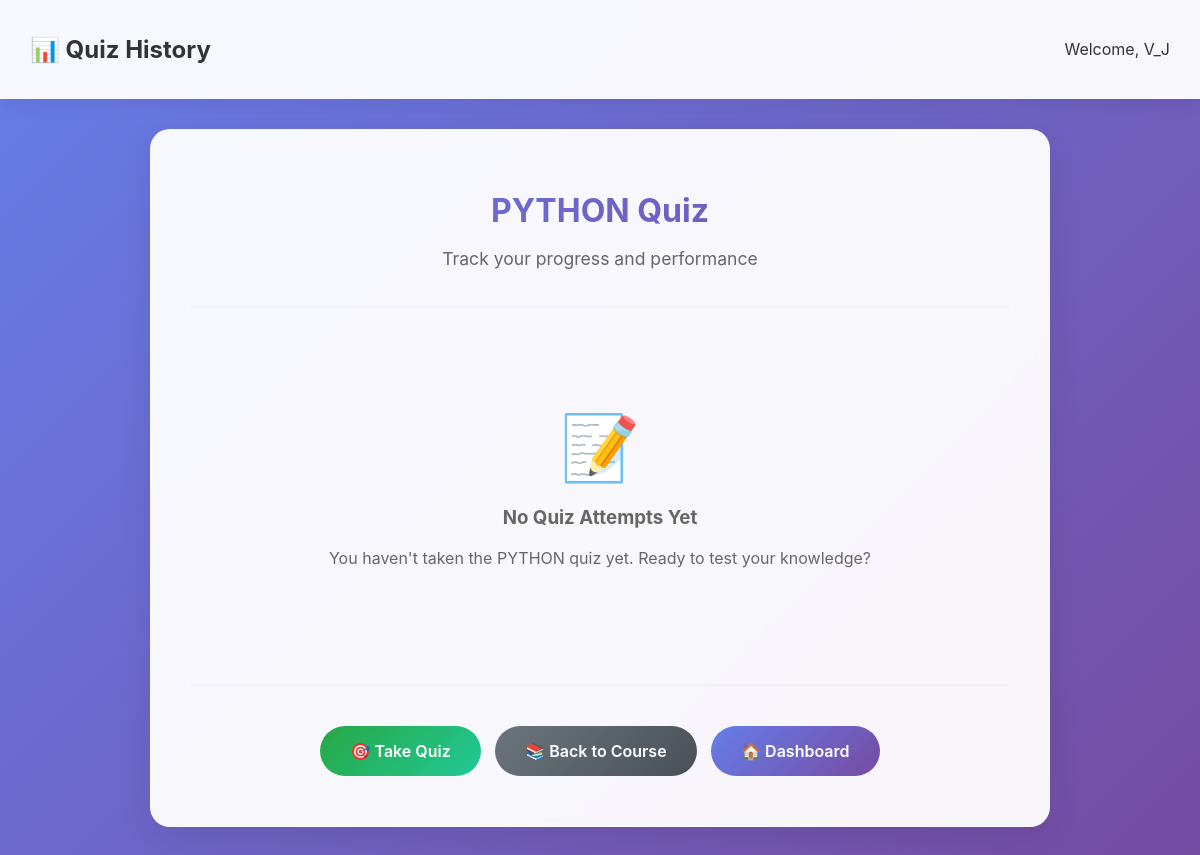
/get_quiz/PYTHON/4/, run on an earlier commit of the app's database.
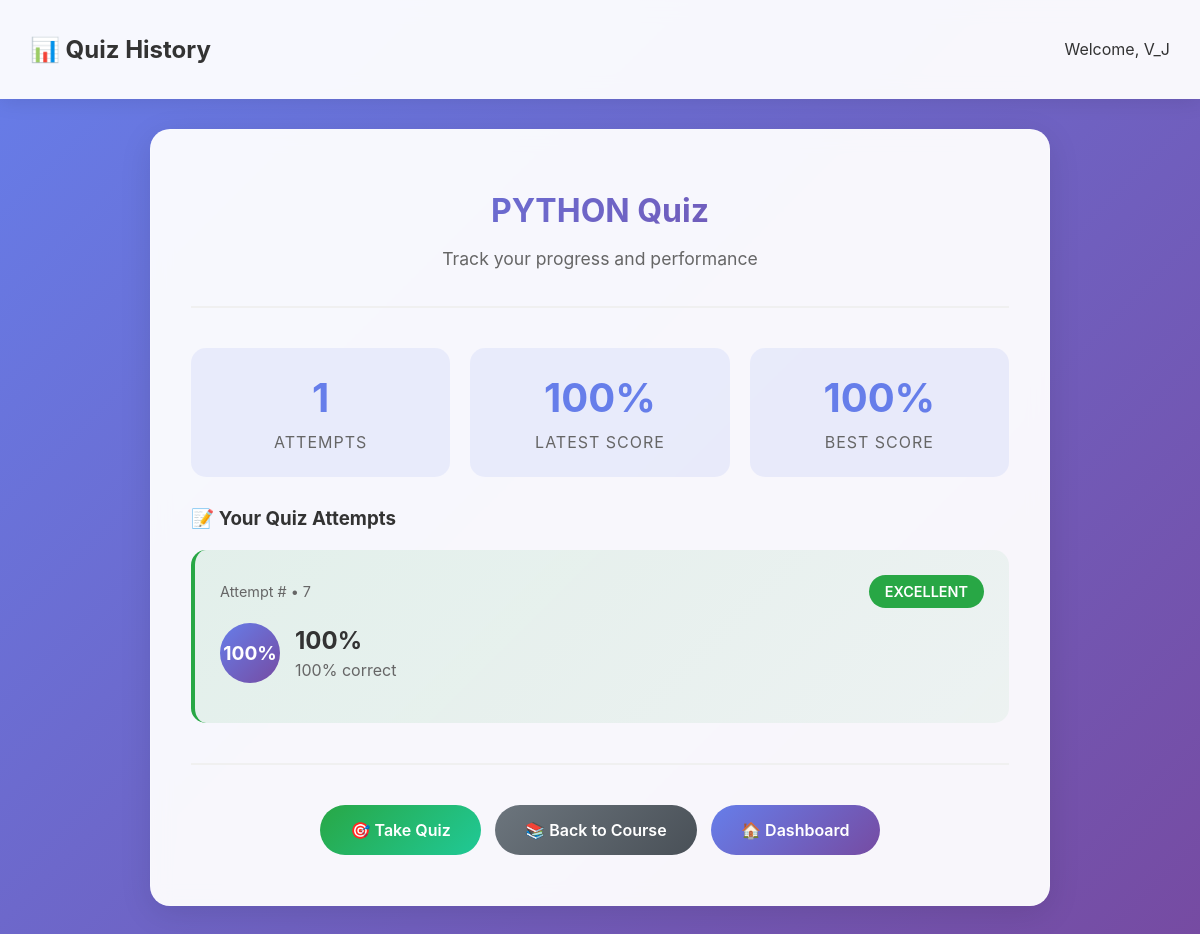
And on a later commit of the database.
### website/models.py (models this page shows, shortened)
class Course(models.Model):
    name = models.CharField(max_length=50)
    description = models.TextField()
    price = models.IntegerField()
    discount = models.IntegerField( null=True, blank=True)

class Submission_quiz(models.Model):
    Learner = models.ForeignKey(Learner, on_delete=models.CASCADE)
    Quiz = models.ForeignKey(Quiz, on_delete=models.CASCADE )
    score = models.IntegerField(blank=True, null=True, default = 0)

### website/views.py (the view)
# urls.py: path('get_quiz/<str:title>/<int:id>/', views.get_into_quiz, name='get_quiz' ),
def get_into_quiz(request, title, id):
    try:
        learner = Learner.objects.get(id=id)
        course = Course.objects.get(name=title)
        try:
            quiz = Quiz.objects.get(course=course)
        except Quiz.DoesNotExist:
            return render(request, 'quiz/no_quiz.html', {
                'learner': learner,
                'course': course,
                'message': 'No quiz available for this course yet. Please check back later.'
            })
        submissions = Submission_quiz.objects.filter(Learner=learner, Quiz=quiz).order_by('-id')
        total_questions = Question.objects.filter(quiz=quiz).count()
        best_score = max([sub.score for sub in submissions]) if submissions else 0
        return render(request, 'quiz/quizs_played.html', {
            'learner': learner,
            'course': course,
            'submissions': submissions,
            'quiz': quiz,
            'total_questions': total_questions,
            'best_score': best_score
        })
    except Learner.DoesNotExist:
        return redirect('learner_login')
    except Course.DoesNotExist:
        return render(request, 'quiz/no_quiz.html', {
            'learner': learner,
            'course': None,
            'message': 'Course not found.'
        })

### website/templates/quiz/quizs_played.html (shortened to what this page needs)
<!DOCTYPE html>
<html lang="en">
<head>
</head>
<body>
    <div class="header">
        <h2>📊 Quiz History</h2>
        <span>Welcome, {{ learner.username }}</span>
    </div>
    <div class="container">
        <div class="main-card">
            <div class="quiz-header">
                <h1 class="quiz-title">{{ course.name }} Quiz</h1>
                <p style="color: #666; font-size: 1.1rem;">Track your progress and performance</p>
            </div>
            {% if submissions %}
                <div class="stats-grid">
                    <div class="stat-card">
                        <div class="stat-number">{{ submissions|length }}</div>
                        <div class="stat-label">Attempts</div>
                    </div>
                    <div class="stat-card">
                        <div class="stat-number">
                            {% for sub in submissions %}
                                {% if forloop.first %}{{ sub.score }}%{% endif %}
                            {% endfor %}
                        </div>
                        <div class="stat-label">Latest Score</div>
                    </div>
                    <div class="stat-card">
                        <div class="stat-number">{{ best_score }}%</div>
                        <div class="stat-label">Best Score</div>
                    </div>
                </div>
                <div class="submissions-list">
                    <h3 style="color: #333; margin-bottom: 20px;">📝 Your Quiz Attempts</h3>
                    {% for submission in submissions %}
                    <div class="submission-item
                        {% if submission.score >= 80 %}excellent
                        {% elif submission.score >= 60 %}good
                        {% else %}needs-improvement{% endif %}">
                        <div class="submission-header">
                            <div class="submission-date">
                                Attempt #{{ forloop.reversed0 }} • {{ submission.pk }}
                            </div>
                            <div class="performance-badge
                                {% if submission.score >= 80 %}excellent
                                {% elif submission.score >= 60 %}good
                                {% else %}needs-improvement{% endif %}">
                                {% if submission.score >= 80 %}Excellent
                                {% elif submission.score >= 60 %}Good
                                {% else %}Keep Trying{% endif %}
                            </div>
                        </div>
                        <div class="score-display">
                            <div class="score-circle">{{ submission.score }}%</div>
                            <div class="score-info">
                                <div class="score-text">{{ submission.score }}%</div>
                                <div class="score-percentage">
                                    {{ submission.score }}% correct
                                </div>
                            </div>
                        </div>
                    </div>
                    {% endfor %}
                </div>
            {% else %}
                <div class="no-submissions">
                    <div class="no-submissions-icon">📝</div>
                    <h3>No Quiz Attempts Yet</h3>
                    <p>You haven't taken the {{ course.name }} quiz yet. Ready to test your knowledge?</p>
                </div>
            {% endif %}
            <div class="navigation">
                {% if quiz %}
                <a href="{% url 'take_quiz' course.name learner.id %}" class="btn btn-success">
                    🎯 Take Quiz
                </a>
                {% endif %}
                <a href="{% url 'learn_course' learner.id course.id %}" class="btn btn-secondary">
                    📚 Back to Course
                </a>
                <a href="{% url 'home' learner.id %}" class="btn">
                    🏠 Dashboard
                </a>
            </div>
        </div>
    </div>
</body>
</html>

What changed in the data, as far as the page shows it:
shown differently, row unchanged: Course "PYTHON": name "PYTHON" → (not shown)
added Submission_quiz: score "100", pk "7", shows "EXCELLENT"
Also different on the page:
{{ submissions|length }}: (not shown) → "1"
{{ best_score }}: (not shown) → "100"
text no longer shown: "📝 No Quiz Attempts Yet You haven't taken the quiz yet. Ready to test your knowledge?"
text now shown: "ATTEMPTS LATEST SCORE % BEST SCORE 📝 Your Quiz Attempts"
